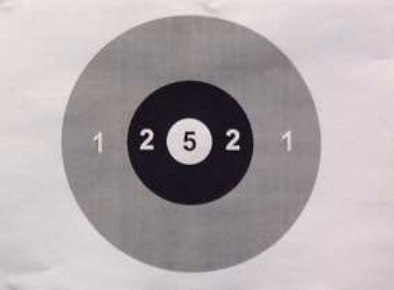
//> input picture computer-vision/labs/OpenCVExample/Media/target_1.jpg, 394 x 290 px
$ ./main   (built with g++ and OpenCV 4)
//> lines starting //> are read from the running program, lines starting //| are printed output that depends on the picture; after the words box and inside, x2 and y2 are one past the last pixel; in counts of white or black regions, pixels touching at a corner belong together
#include <opencv2/opencv.hpp>

int main()
{
  // Read the image in grayscale
  cv::Mat image = cv::imread("Media/target_1.jpg", cv::IMREAD_GRAYSCALE);
//> image: 290 rows x 394 cols, CV_8UC1; min 2, max 240, mean 168.9
  if (image.empty())
  {
    std::cerr << "Error reading image file." << std::endl;
    return -1;
  }

  // Apply Gaussian blurring
  cv::Mat blurred;
  cv::GaussianBlur(image, blurred, cv::Size(5, 5), 0);

  // Apply Watershed segmentation
  cv::Mat markers;
  cv::threshold(blurred, markers, 0, 255, cv::THRESH_BINARY + cv::THRESH_OTSU);
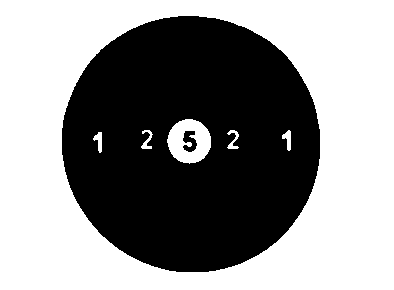
//> markers: 290 rows x 394 cols, CV_8UC1; 55.9% white; 2 black regions, box (x1, y1, x2, y2) and area: (62, 16, 320, 272) 50209, (183, 131, 197, 152) 191
  cv::connectedComponents(markers, markers);
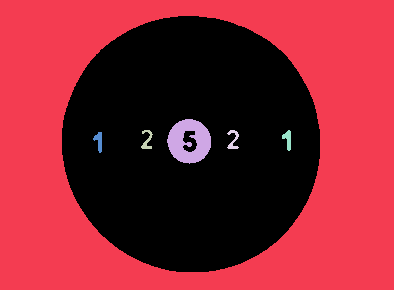
//> markers: 290 rows x 394 cols, CV_32SC1; 7 distinct labels, from 0 to 6; one colour per label, 0 black
  // cv::watershed(image, markers);

  // Find contours in the segmented image
  std::vector<std::vector<cv::Point>> contours;
//> (the run ends here: the program stops with an error, at `cv::findContours(markers, contours, cv::RETR_EXTERNAL, cv::CHAIN_APPRO..`)

$ run again, with computer-vision/labs/OpenCVExample/Media/Astronaut2.jpg copied over computer-vision/labs/OpenCVExample/Media/target_1.jpg
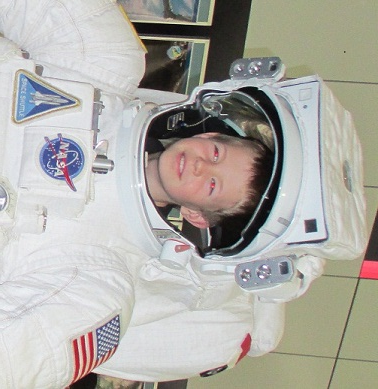
//> input picture computer-vision/labs/OpenCVExample/Media/Astronaut2.jpg, 378 x 389 px
//> `cv::threshold(blurred, markers, 0, 255, cv::THRESH_BINARY + cv::THRESH..`:
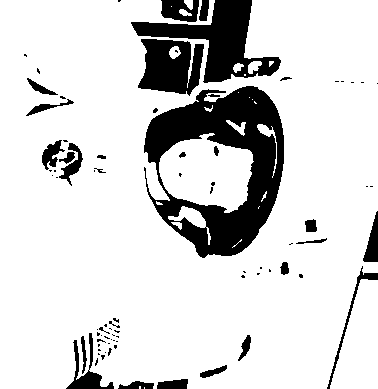
//> markers: 389 rows x 378 cols, CV_8UC1; 83.7% white; 81 black regions (52 under 20 px), largest, box (x1, y1, x2, y2) and area: (144, 86, 284, 258) 11653, (131, 0, 281, 83) 4474, (138, 39, 204, 96) 2666
//> `cv::connectedComponents(markers, markers);`:
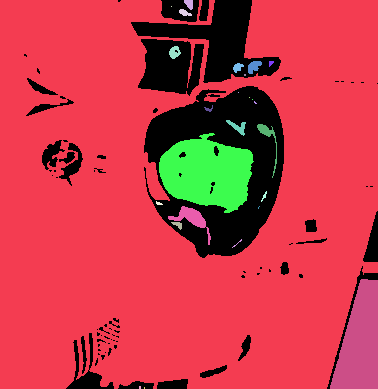
//> markers: 389 rows x 378 cols, CV_32SC1; 27 distinct labels, from 0 to 26; one colour per label, 0 black
